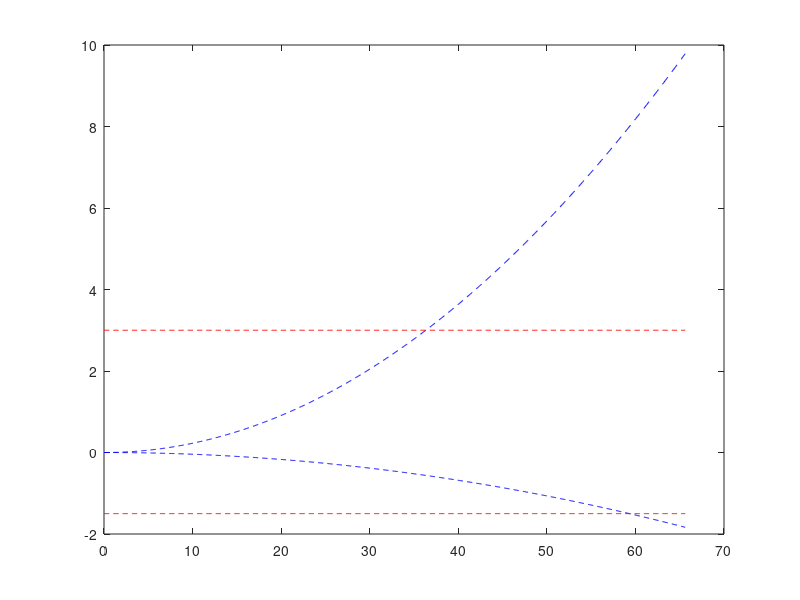

Reproduce this figure in MATLAB. (Note: this script raises an error after producing the figure.)
clear

g = 9.81; % m/s^2
rho = 1.2; % kg/m^3

prec = 1000;
vel = linspace(0,20,prec);

%% Stall Flight
cl_max_flap = 1.6;
cl_min_flap = -0.3;
wing_area = 0.9; % m^2 
m = 3.6; % kg
stall_n_pos_noflap = (1/2*rho*cl_max_flap*vel.^2*wing_area)/(m*g);
stall_n_neg_noflap = (1/2*rho*cl_min_flap*vel.^2*wing_area)/(m*g);
v_1g_pos = vel(find(stall_n_pos_noflap>1,1));
v_1g_neg = vel(find(stall_n_neg_noflap<-1,1));

%% Max Load
max_n = 3;
min_n = -1.5;

max_n_pos = max_n*ones(prec,1); % For plotting
max_n_neg = min_n*ones(prec,1);
v_a = vel(find(stall_n_pos_noflap>max_n,1)); % Manuevering Speed

%% Max Q
v_cruise = 7.62; 
v_dive = 13; % m/s

%% Gust Speeds
Cl_alpha = 0.7;
gusts = [-30,-15,15,30]*0.514444; % knots => m/s
gust_load = zeros(length(gusts),prec);
for i = 1:length(gusts)
    gust_load(i,:) = rho*gusts(i)*vel*Cl_alpha/(2*m*g/wing_area) + 1;
end

figure(1)
vel_imperial = vel*3.28084;
plot(vel_imperial,stall_n_pos_noflap,'b--')
hold on
plot(vel_imperial,stall_n_neg_noflap,'b--')
hold on 
plot(vel_imperial,max_n_pos,'r--')
hold on 
plot(vel_imperial,max_n_neg,'r--')
hold on
xline(v_dive*3.28084,'-',{'V_D'},'LabelOrientation','horizontal') 
hold on
xline(v_cruise*3.28084,'--',{'V_{C,low}'},'LabelOrientation','horizontal') % Low VC
hold on
xline(31,'--',{'V_{C,high}'},'LabelOrientation','horizontal') % High VC
hold on
%xline(v_1g_pos*3.28084,'--',{'V_{stall,1g}'},'LabelOrientation','horizontal')
plot(v_1g_pos*3.28084,1,'r*')
hold on
text(v_1g_pos*3.28084+1,1+0.05,'Stall Speed = 21.02 ft/s')
hold on
%xline(v_1g_neg*3.28084,'--',{'V_{stall,1g}'},'LabelOrientation','horizontal')
plot(v_1g_neg*3.28084,-1,'r*')
hold on
xline(v_a*3.28084,'--',{'V_a'},'LabelOrientation','horizontal')
for i = 1:length(gusts)
    plot(vel_imperial,gust_load(i,:),'k-.')
    hold on
end
yline(0)
xlabel('Velocity (ft/s)')
ylabel('Load Factor (g)')
xlim([0,45])
ylim([min_n-1,max_n+1])
legend('Stall','','Max Load','','','','1g','','',"Gust Load @ -30,-15,15,30 Knots",'Location','northwest')
title('V-n Diagram')